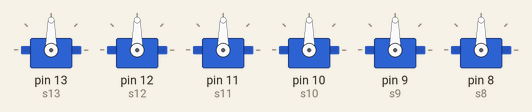
The sketch below on a simulated Arduino Uno, built with avr-gcc and run on an emulated ATmega328P. Shown: 6 × servo.

Above: at 0.05 s.
At 3.0 s:
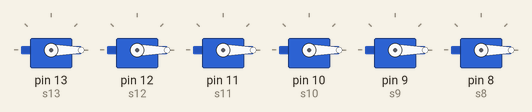
Timing chart, 0 to 6.9 s (numbered marks = the images above):
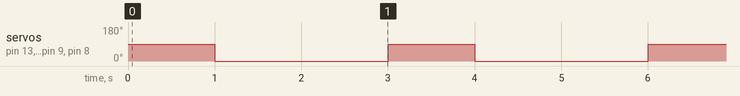

The sketch:

_5_servo_motor_to_90_degree_to_0t.ino
```cpp
/* Servo motor with Arduino example code. Position and sweep. More info: https://www.makerguides.com/ */

// Include the servo library:
#include <Servo.h>

// Create a new servo object:

Servo s13, s12, s11, s10, s9, s8;

// Define the servo pin:
#define servoPin 13, 12. 10, 9, 8


void setup() {
  // Attach the Servo variable to a pin:
  s13.attach( 13);
  s12.attach( 12);
  s11.attach( 11);
  s10.attach( 10);
 s9.attach( 9);
  s8.attach( 8);
}

void loop() {
  // Tell the servo to go to a particular angle:
  //90 degree position
   s13.write(90);
  s12.write(90);
  s11.write(90);
  s10.write(90);
  s9.write(90);
  s8.write(90);
  delay(1000);
//return it to 0 position
     s13.write(0);
  s12.write(0);
  s11.write(0);
  s10.write(0);
  s9.write(0);
  s8.write(0);
  delay(1000);


  delay(1000);
}
```

Measured:
- by itself, servo on pin 13 (s13), servo on pin 12 (s12), servo on pin 11 (s11), servo on pin 10 (s10), servo on pin 9 (s9), servo on pin 8 (s8): alternates 90° for 1.0 s and 0° for 2.0 s
